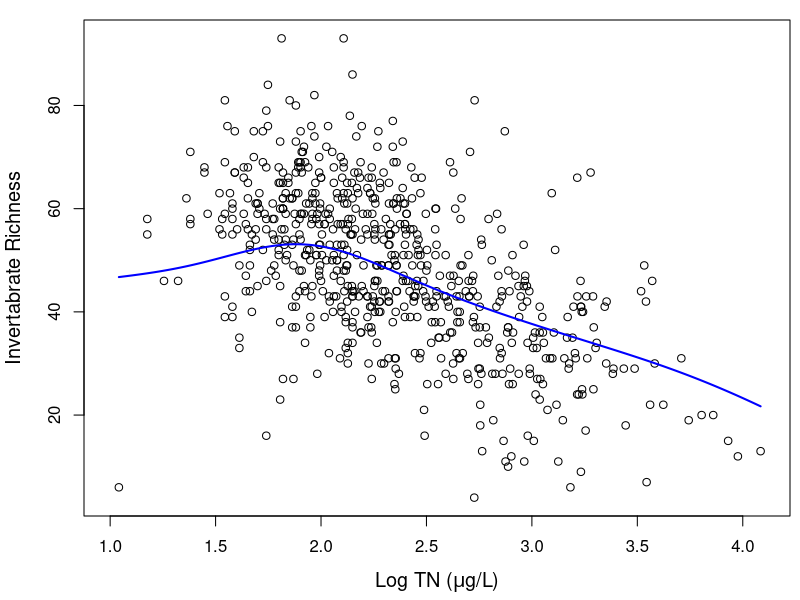

R code for this plot:
###################################################################################
# Estimating generalized propensity score#################################################
# Set work directory and read data
setwd("C:/Data")
xstream<-read.table("stream.csv",header=T,sep=",")

#########################################################################################################################Functions#########################################################
##Function theta estimate the dose-response function with covariates
theta<-function (x,xstream) #x is a vector, a number sequence from 1 to the length of xstream
  #xstream is the dataframe with all covariates, the treatment (logTN), and the response (IR) included
{
  stream=xstream[x,]
  #fit a multiple linear model to predict logTN, This is the implementation of equation (2).
  pre_mlr<-lm(logTN~ELEV+longitude+logprecip+logAREA+logCL+logHCO3+logSO4+SED+STRMTEMP+Percent.AGT+Percent.URB+Percent.Canopy+Riparian.Disturb.,data=stream)
  pre_mlr_sum=summary(pre_mlr)
  #get the standard deviation of residuals
  sdd=pre_mlr_sum$sigma
  #get the residuals of the fitted model
  resi=residuals(pre_mlr)
  #estimate the propensity score at each treatment level with its associated covariates. This is the implementation of equation (3)
  ps=dnorm(resi,0,sdd)
  # add ps to the original data matrix and save the matrix
  stream_ps=stream
  stream_ps$ps=ps  
  #write.csv(stream_ps,"stream_ps.csv")
  #get the predicted logTN, which will be used in the estimation of the final dose-function
  pre=predict(pre_mlr)
  
  #define and assign variables for the polynomial model, e.g. equation 4
  ps_sq=ps^2
  logTN=stream$logTN
  logTN_sq=logTN^2
  Taxonrich=stream$Taxonrich
  lmps<-lm(Taxonrich~logTN+logTN_sq+ps+ps_sq+logTN*ps) # this is the implementation of equation (4)
  EY=rep(0,length(x)) # define the vector to put in the expected outcome (IR) at each treatment level
  # This is the implementation of equation (5), the inside loop means, for each site, if observed covariates from another site would have been observed with it, what would be the probability of the treatment associated with it
  for (i in 1:length(x)){for(j in 1:length(x)){EY[i]=EY[i]+lmps$coefficients[1]+lmps$coefficients[2]*logTN[i]+lmps$coefficients[3]*logTN_sq[i]+lmps$coefficients[4]*dnorm(logTN[i]-pre[j],0,sdd)+lmps$coefficients[5]*dnorm(logTN[i]-pre[j],0,sdd)*dnorm(logTN[i]-pre[j],0,sdd)+lmps$coefficients[6]*logTN[i]*dnorm(logTN[i]-pre[j],0,sdd)}}
  EY=EY/length(x)
  return(EY) # return the expected outcome at each treatment level averaged over the score distribution
  
}

#############################################################################


## Estimate the dose-response function and draw a figure to show the result
EY=theta (1:670,xstream)

par(mfrow=c(1,1),mar=c(4.2,4.2,1,0.5),oma=c(0,0,0,0))
plot(xstream$logTN,xstream$Taxonrich,xlim=c(1.0,4.1),
     ylab="Invertabrate Richness",xlab=expression(paste("Log TN (",mu,"g/L)")),cex.lab=1.2)
lines(spline(xstream$logTN,EY),col="blue",lty=1,lwd=2)


